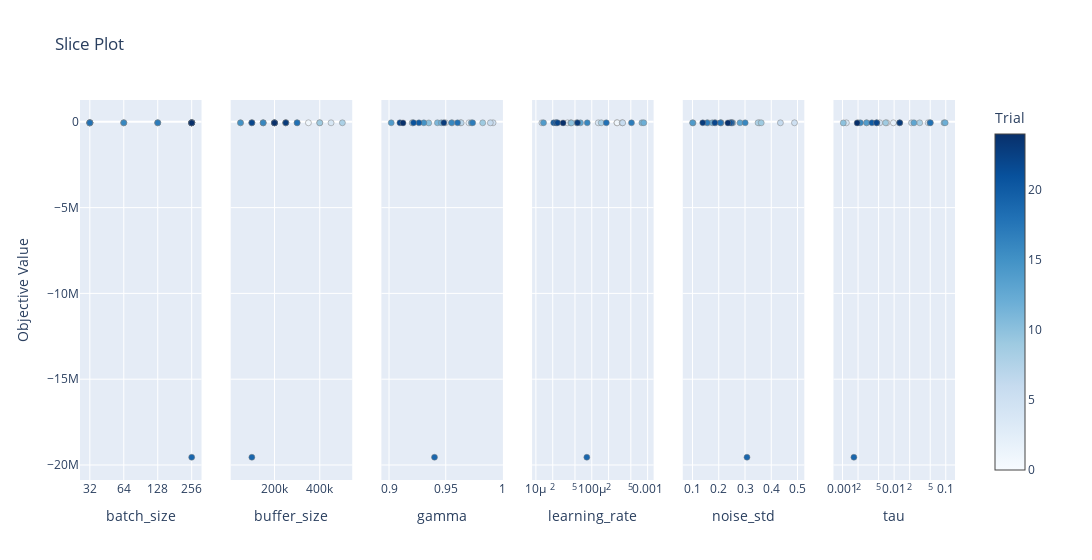

Notebook cell for this chart:
### Markdown cell above
**Slice Plot**

This plot visualizes the objective value across the range of each hyperparameter, helping understand how each parameter influences the outcome.

### Code cell
from optuna.visualization import plot_slice

fig = plot_slice(study)
fig.show()

### Figure 1 — Plotly figure (JSON) as saved in the notebook; plotly's stock layout.template omitted (floating-point values rounded to 4 significant figures)
{"data": [{"marker": {"color": [0, 1, 2, 3, 4, 5, 6, 7, 8, 9, 10, 11, 12, 13, 14, 15, 16, 17, 18, 19, 20, 21, 22, 23, 24], "colorbar": {"title": {"text": "Trial"}, "x": 1, "xpad": 40}, "colorscale": [[0, "rgb(247,251,255)"], [0.125, "rgb(222,235,247)"], [0.25, "rgb(198,219,239)"], [0.375, "rgb(158,202,225)"], [0.5, "rgb(107,174,214)"], [0.625, "rgb(66,146,198)"], [0.75, "rgb(33,113,181)"], [0.875, "rgb(8,81,156)"], [1, "rgb(8,48,107)"]], "line": {"color": "Grey", "width": 0.5}, "showscale": true}, "mode": "markers", "name": "Feasible Trial", "showlegend": false, "type": "scatter", "x": [256, 32, 64, 256, 32, 128, 64, 32, 128, 32, 32, 256, 256, 256, 32, 256, 64, 128, 32, 256, 256, 256, 256, 256, 256], "xaxis": "x", "y": [-57030.0, -56870.0, -57690.0, -54630.0, -57020.0, -56890.0, -57960.0, -54320.0, -56370.0, -57690.0, -63910.0, -56310.0, -56240.0, -57130.0, -56640.0, -57590.0, -57180.0, -57660.0, -56460.0, -19550000.0, -55820.0, -55300.0, -56250.0, -56170.0, -62510.0], "yaxis": "y"}, {"marker": {"color": [0, 1, 2, 3, 4, 5, 6, 7, 8, 9, 10, 11, 12, 13, 14, 15, 16, 17, 18, 19, 20, 21, 22, 23, 24], "colorbar": {"title": {"text": "Trial"}, "x": 1, "xpad": 40}, "colorscale": [[0, "rgb(247,251,255)"], [0.125, "rgb(222,235,247)"], [0.25, "rgb(198,219,239)"], [0.375, "rgb(158,202,225)"], [0.5, "rgb(107,174,214)"], [0.625, "rgb(66,146,198)"], [0.75, "rgb(33,113,181)"], [0.875, "rgb(8,81,156)"], [1, "rgb(8,48,107)"]], "line": {"color": "Grey", "width": 0.5}, "showscale": false}, "mode": "markers", "name": "Feasible Trial", "showlegend": false, "type": "scatter", "x": [50000, 350000, 250000, 100000, 450000, 400000, 250000, 250000, 500000, 400000, 150000, 100000, 150000, 300000, 200000, 50000, 150000, 200000, 300000, 100000, 200000, 200000, 100000, 250000, 200000], "xaxis": "x2", "y": [-57030.0, -56870.0, -57690.0, -54630.0, -57020.0, -56890.0, -57960.0, -54320.0, -56370.0, -57690.0, -63910.0, -56310.0, -56240.0, -57130.0, -56640.0, -57590.0, -57180.0, -57660.0, -56460.0, -19550000.0, -55820.0, -55300.0, -56250.0, -56170.0, -62510.0], "yaxis": "y2"}, {"marker": {"color": [0, 1, 2, 3, 4, 5, 6, 7, 8, 9, 10, 11, 12, 13, 14, 15, 16, 17, 18, 19, 20, 21, 22, 23, 24], "colorbar": {"title": {"text": "Trial"}, "x": 1, "xpad": 40}, "colorscale": [[0, "rgb(247,251,255)"], [0.125, "rgb(222,235,247)"], [0.25, "rgb(198,219,239)"], [0.375, "rgb(158,202,225)"], [0.5, "rgb(107,174,214)"], [0.625, "rgb(66,146,198)"], [0.75, "rgb(33,113,181)"], [0.875, "rgb(8,81,156)"], [1, "rgb(8,48,107)"]], "line": {"color": "Grey", "width": 0.5}, "showscale": false}, "mode": "markers", "name": "Feasible Trial", "showlegend": false, "type": "scatter", "x": [0.9631, 0.9206, 0.9704, 0.9498, 0.9557, 0.9917, 0.9893, 0.9636, 0.9205, 0.9826, 0.935, 0.9426, 0.9461, 0.9726, 0.9019, 0.9307, 0.9551, 0.9737, 0.9604, 0.9401, 0.9264, 0.9216, 0.9096, 0.9484, 0.9123], "xaxis": "x3", "y": [-57030.0, -56870.0, -57690.0, -54630.0, -57020.0, -56890.0, -57960.0, -54320.0, -56370.0, -57690.0, -63910.0, -56310.0, -56240.0, -57130.0, -56640.0, -57590.0, -57180.0, -57660.0, -56460.0, -19550000.0, -55820.0, -55300.0, -56250.0, -56170.0, -62510.0], "yaxis": "y3"}, {"marker": {"color": [0, 1, 2, 3, 4, 5, 6, 7, 8, 9, 10, 11, 12, 13, 14, 15, 16, 17, 18, 19, 20, 21, 22, 23, 24], "colorbar": {"title": {"text": "Trial"}, "x": 1, "xpad": 40}, "colorscale": [[0, "rgb(247,251,255)"], [0.125, "rgb(222,235,247)"], [0.25, "rgb(198,219,239)"], [0.375, "rgb(158,202,225)"], [0.5, "rgb(107,174,214)"], [0.625, "rgb(66,146,198)"], [0.75, "rgb(33,113,181)"], [0.875, "rgb(8,81,156)"], [1, "rgb(8,48,107)"]], "line": {"color": "Grey", "width": 0.5}, "showscale": false}, "mode": "markers", "name": "Feasible Trial", "showlegend": false, "type": "scatter", "x": [0.000282, 0.0002846, 3.68e-05, 0.0003503, 0.0001305, 1.281e-05, 0.0003571, 5.344e-05, 0.0001478, 4.204e-05, 4.316e-05, 0.0007889, 0.0008527, 6.279e-05, 1.37e-05, 2.345e-05, 8.291e-05, 0.0005134, 0.0001821, 8.16e-05, 2.082e-05, 2.282e-05, 2.444e-05, 5.551e-05, 3.067e-05], "xaxis": "x4", "y": [-57030.0, -56870.0, -57690.0, -54630.0, -57020.0, -56890.0, -57960.0, -54320.0, -56370.0, -57690.0, -63910.0, -56310.0, -56240.0, -57130.0, -56640.0, -57590.0, -57180.0, -57660.0, -56460.0, -19550000.0, -55820.0, -55300.0, -56250.0, -56170.0, -62510.0], "yaxis": "y4"}, {"marker": {"color": [0, 1, 2, 3, 4, 5, 6, 7, 8, 9, 10, 11, 12, 13, 14, 15, 16, 17, 18, 19, 20, 21, 22, 23, 24], "colorbar": {"title": {"text": "Trial"}, "x": 1, "xpad": 40}, "colorscale": [[0, "rgb(247,251,255)"], [0.125, "rgb(222,235,247)"], [0.25, "rgb(198,219,239)"], [0.375, "rgb(158,202,225)"], [0.5, "rgb(107,174,214)"], [0.625, "rgb(66,146,198)"], [0.75, "rgb(33,113,181)"], [0.875, "rgb(8,81,156)"], [1, "rgb(8,48,107)"]], "line": {"color": "Grey", "width": 0.5}, "showscale": false}, "mode": "markers", "name": "Feasible Trial", "showlegend": false, "type": "scatter", "x": [0.2095, 0.1586, 0.3545, 0.2474, 0.254, 0.4884, 0.4348, 0.1872, 0.3498, 0.3617, 0.1021, 0.2511, 0.1755, 0.2811, 0.1004, 0.2078, 0.3006, 0.1558, 0.2065, 0.3075, 0.2492, 0.2435, 0.1851, 0.139, 0.2349], "xaxis": "x5", "y": [-57030.0, -56870.0, -57690.0, -54630.0, -57020.0, -56890.0, -57960.0, -54320.0, -56370.0, -57690.0, -63910.0, -56310.0, -56240.0, -57130.0, -56640.0, -57590.0, -57180.0, -57660.0, -56460.0, -19550000.0, -55820.0, -55300.0, -56250.0, -56170.0, -62510.0], "yaxis": "y5"}, {"marker": {"color": [0, 1, 2, 3, 4, 5, 6, 7, 8, 9, 10, 11, 12, 13, 14, 15, 16, 17, 18, 19, 20, 21, 22, 23, 24], "colorbar": {"title": {"text": "Trial"}, "x": 1, "xpad": 40}, "colorscale": [[0, "rgb(247,251,255)"], [0.125, "rgb(222,235,247)"], [0.25, "rgb(198,219,239)"], [0.375, "rgb(158,202,225)"], [0.5, "rgb(107,174,214)"], [0.625, "rgb(66,146,198)"], [0.75, "rgb(33,113,181)"], [0.875, "rgb(8,81,156)"], [1, "rgb(8,48,107)"]], "line": {"color": "Grey", "width": 0.5}, "showscale": false}, "mode": "markers", "name": "Feasible Trial", "showlegend": false, "type": "scatter", "x": [0.002941, 0.007219, 0.009679, 0.04567, 0.001188, 0.005278, 0.02167, 0.001997, 0.0313, 0.006848, 0.001035, 0.09258, 0.09746, 0.02419, 0.002918, 0.04944, 0.002219, 0.01278, 0.05036, 0.001661, 0.003709, 0.004609, 0.004568, 0.01285, 0.001921], "xaxis": "x6", "y": [-57030.0, -56870.0, -57690.0, -54630.0, -57020.0, -56890.0, -57960.0, -54320.0, -56370.0, -57690.0, -63910.0, -56310.0, -56240.0, -57130.0, -56640.0, -57590.0, -57180.0, -57660.0, -56460.0, -19550000.0, -55820.0, -55300.0, -56250.0, -56170.0, -62510.0], "yaxis": "y6"}], "layout": {"title": {"text": "Slice Plot"}, "width": 1800, "xaxis": {"anchor": "y", "categoryarray": [32, 64, 128, 256], "categoryorder": "array", "domain": [0, 0.1389], "title": {"text": "batch_size"}, "type": "category"}, "xaxis2": {"anchor": "y2", "domain": [0.1722, 0.3111], "title": {"text": "buffer_size"}}, "xaxis3": {"anchor": "y3", "domain": [0.3444, 0.4833], "title": {"text": "gamma"}}, "xaxis4": {"anchor": "y4", "domain": [0.5167, 0.6556], "title": {"text": "learning_rate"}, "type": "log"}, "xaxis5": {"anchor": "y5", "domain": [0.6889, 0.8278], "title": {"text": "noise_std"}}, "xaxis6": {"anchor": "y6", "domain": [0.8611, 1], "title": {"text": "tau"}, "type": "log"}, "yaxis": {"anchor": "x", "domain": [0, 1], "title": {"text": "Objective Value"}}, "yaxis2": {"anchor": "x2", "domain": [0, 1], "matches": "y", "showticklabels": false}, "yaxis3": {"anchor": "x3", "domain": [0, 1], "matches": "y", "showticklabels": false}, "yaxis4": {"anchor": "x4", "domain": [0, 1], "matches": "y", "showticklabels": false}, "yaxis5": {"anchor": "x5", "domain": [0, 1], "matches": "y", "showticklabels": false}, "yaxis6": {"anchor": "x6", "domain": [0, 1], "matches": "y", "showticklabels": false}}}
